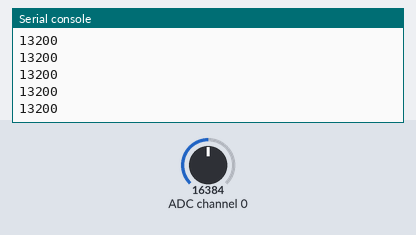
A program run on a simulated Raspberry Pi Pico running MicroPython. On the bench: the last lines printed to the serial console. The inputs (shaded band) are chosen by the test bench; at power-on: ADC channel 0 = 16384 (analog values on the 0–32767 scale). Library files of the repository ran but are not shown: ads1x15.py.

Above: at 1.2 s.
1.3 s: ADC channel 0 set to 22936
At 1.69 s:
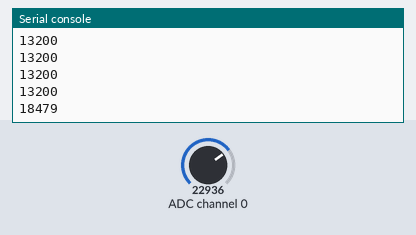
2.8 s: ADC channel 0 set to 28834
At 2.94 s:
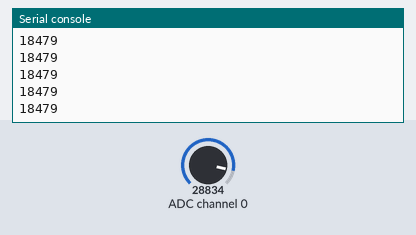
Timing chart, 0 to 5.8 s (numbered marks = the images above; inputs shaded):
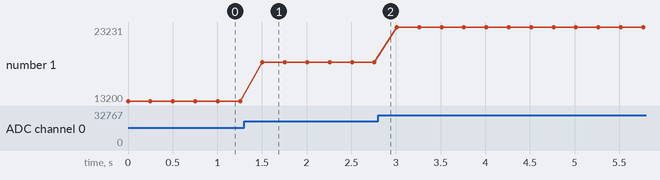

Measured:
- after the input at 1.3 s, the serial console: prints a new line after 0.21 s (image 1)
- plotted number 1: 13200 → 18479 after the input at 1.3 s, 18479 → 23231 after the input at 2.8 s

The program:

Get_Cap_Sensor_Wet-Dry_Variables.py
```python
import machine, time
from machine import I2C
from ads1x15 import ADS1115

i2c2 = I2C(0, sda=machine.Pin(0), scl=machine.Pin(1), freq=400000)

wet = 11140  # Wet Baseline Reading
dry = 21827  # Dry Baseline Reading

adc0 = ADS1115(i2c2, 0x48, 1)  # Pins, 1st ADC Address, Gain = 1
# adc1 = ADS1115(i2c2, 0x49, 1)  # Pins, 2nd ADC Address, Gain = 1
# adc2 = ADS1115(i2c2, 0x4A, 1)  # Pins, 3rd ADC Address, Gain = 1
# adc3 = ADS1115(i2c2, 0x4B, 1)  # Pins, 4th ADC Address, Gain = 1

# First Analog-to-Digital ADC PGA Converter ADS1115--------------
#     adc0_result_A0 = percentage_value(adc0.read(0, 0), dry, wet, dry)
#     adc0_result_A1 = percentage_value(adc0.read(0, 1), dry, wet, dry)
#     adc0_result_A2 = percentage_value(adc0.read(0, 2), dry, wet, dry)
#     adc0_result_A3 = percentage_value(adc0.read(0, 3), dry, wet, dry)
#
# Second Analog-to-Digital ADC PGA Converter ADS1115-------------
#     adc1_result_A0 = percentage_value(adc1.read(0, 0), dry, wet, dry)
#     adc1_result_A1 = percentage_value(adc1.read(0, 1), dry, wet, dry)
#     adc1_result_A2 = percentage_value(adc1.read(0, 2), dry, wet, dry)
#     adc1_result_A3 = percentage_value(adc1.read(0, 3), dry, wet, dry)


for i in range (100):
# https://www.calculatorsoup.com/calculators/statistics/average.php
    print(adc0.read())  # Run to get wet/dry variable numbers
    time.sleep(0.25)
```
